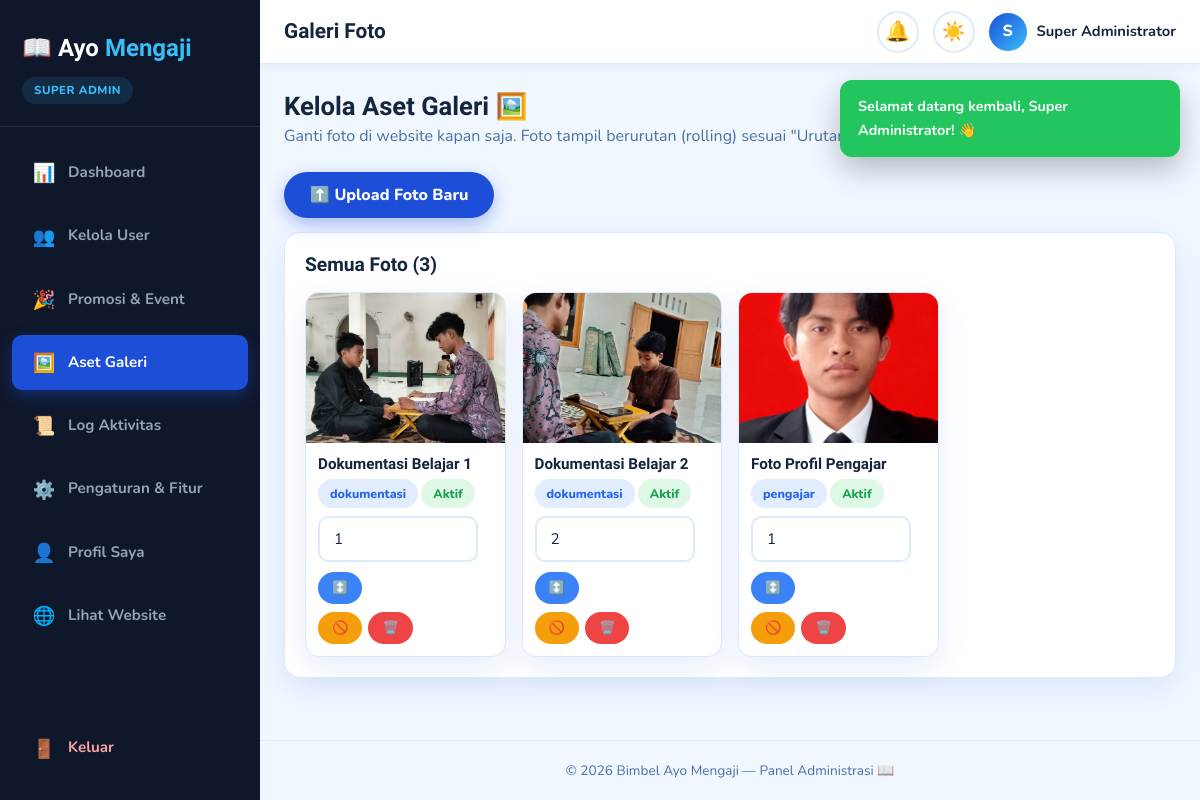
The page /manager/galeri.php (signed in) on the database its author committed.
### tables this page shows
CREATE TABLE `assets_galeri` (
    `id`            INT AUTO_INCREMENT PRIMARY KEY,
    `nama_file`     VARCHAR(255) NOT NULL,
    `path_file`     VARCHAR(255) NOT NULL,
    `kategori`      ENUM('hero','galeri','dokumentasi','pengajar') NOT NULL,
    `urutan_tampil` INT DEFAULT 0,
    `status_aktif`  BOOLEAN DEFAULT TRUE,
    `diupload_oleh` INT,
    `created_at`    TIMESTAMP DEFAULT CURRENT_TIMESTAMP,
    FOREIGN KEY (`diupload_oleh`) REFERENCES `users`(`id`) ON DELETE SET NULL
);

### includes/functions.php (called while the page is built, shortened)
<?php
require_once __DIR__ . '/db.php';
function baseUrl(): string {
    $script = str_replace('\\', '/', dirname($_SERVER['SCRIPT_NAME']));
    foreach (['/admin', '/manager', '/pengajar', '/client', '/includes'] as $sub) {
        if (str_ends_with($script, $sub)) {
            $script = substr($script, 0, -strlen($sub));
            break;
        }
    }
    return rtrim($script, '/') . '/';
}
function getSetting(string $key, string $default = ''): string {
    global $pdo;
    static $cache = null;
    if ($cache === null) {
        $cache = [];
        try {
            foreach ($pdo->query('SELECT nama_key, nilai FROM pengaturan') as $row) {
                $cache[$row['nama_key']] = $row['nilai'];
            }
        } catch (PDOException $e) { $cache = []; }
    }
    return $cache[$key] ?? $default;
}
function e(?string $v): string {
    return htmlspecialchars($v ?? '', ENT_QUOTES, 'UTF-8');
}
function rawurlencode_path(?string $path): string {
    $parts = array_map('rawurlencode', explode('/', $path));
    return implode('/', $parts);
}
function currentUser(): ?array {
    global $pdo;
    static $user = null;
    if ($user === null && !empty($_SESSION['user_id'])) {
        $stmt = $pdo->prepare('SELECT * FROM users WHERE id = ?');
        $stmt->execute([$_SESSION['user_id']]);
        $user = $stmt->fetch() ?: null;
    }
    return $user;
}

### manager/galeri.php (the view, shortened to what this page needs)
<?php
require_once __DIR__ . '/../includes/functions.php';
$items = $pdo->query("SELECT * FROM assets_galeri ORDER BY kategori, urutan_tampil ASC")->fetchAll();
$panelTitle = 'Galeri Foto';
$activeMenu = 'galeri';
require_once __DIR__ . '/../includes/admin_header.php';
?>
<div class="page-head">
    <h2>Kelola Aset Galeri 🖼️</h2>
    <p>Ganti foto di website kapan saja. Foto tampil berurutan (rolling) sesuai "Urutan".</p>
</div>
<div class="page-actions">
    <button class="btn btn-primary" data-modal-target="m-upload">⬆️ Upload Foto Baru</button>
</div>
<div class="panel">
    <h3 class="panel-title">Semua Foto (<?= count($items) ?>)</h3>
    <div class="galeri-admin-grid">
        <?php if ($items): foreach ($items as $g): ?>
            <div class="galeri-admin-item">
                <img src="<?= $base . rawurlencode_path($g['path_file']) ?>" alt="<?= e($g['nama_file']) ?>" onerror="this.src='<?= $base ?>assets/default-pengajar.png'">
                <div class="galeri-admin-body">
                    <h4><?= e($g['nama_file']) ?></h4>
                    <div class="galeri-admin-meta">
                        <span class="badge badge-info"><?= e($g['kategori']) ?></span>
                        <?= $g['status_aktif'] ? '<span class="badge badge-success">Aktif</span>' : '<span class="badge badge-muted">Nonaktif</span>' ?>
                    </div>
                    <form method="post" class="filter-bar" style="margin-bottom:8px">
                        <input type="number" name="urutan_tampil" class="form-input" value="<?= (int)$g['urutan_tampil'] ?>" style="width:80px" title="Urutan tampil">
                        <button class="btn btn-info btn-sm">↕️</button>
                    </form>
                    <div class="action-group">
                        <form method="post"><button class="btn <?= $g['status_aktif']?'btn-warning':'btn-success' ?> btn-sm"><?= $g['status_aktif']?'🚫':'✅' ?></button></form>
                        <form method="post"><button class="btn btn-danger btn-sm" data-confirm="Hapus foto ini permanen?">🗑️</button></form>
                    </div>
                </div>
            </div>
        <?php endforeach; else: ?>
            <p style="color:var(--text-secondary)">Belum ada foto. Upload yang pertama! 🖼️</p>
        <?php endif; ?>
    </div>
</div>
<?php require_once __DIR__ . '/../includes/admin_footer.php'; ?>

### includes/admin_header.php (shortened to what this page needs)
<?php
require_once __DIR__ . '/functions.php';
$base       = baseUrl();
$role       = $_SESSION['role'] ?? '';
$namaUser   = $_SESSION['nama_lengkap'] ?? 'Pengguna';
$panelTitle = $panelTitle ?? 'Dashboard';
$activeMenu = $activeMenu ?? '';
$menus = [
    'super_admin' => [
        'dashboard' => ['Dashboard', '📊', 'admin/dashboard.php'],
        'users'     => ['Kelola User', '👥', 'admin/users.php'],
        'promosi'   => ['Promosi & Event', '🎉', 'admin/promosi.php'],
        'galeri'    => ['Aset Galeri', '🖼️', 'manager/galeri.php'],
        'log'       => ['Log Aktivitas', '📜', 'admin/log.php'],
        'settings'  => ['Pengaturan & Fitur', '⚙️', 'admin/settings.php'],
    ],
    'manager' => [
        'dashboard' => ['Dashboard', '📊', 'manager/dashboard.php'],
        'clients'   => ['Data Client', '🧑‍🤝‍🧑', 'manager/clients.php'],
        'entitas'   => ['Santri & Assign', '🧒', 'manager/entitas.php'],
        'pengajar'  => ['Kelola Pengajar', '👨‍🏫', 'manager/pengajar.php'],
        'galeri'    => ['Galeri Foto', '🖼️', 'manager/galeri.php'],
        'youtube'   => ['Link YouTube', '▶️', 'manager/youtube.php'],
        'tugas'     => ['Beri Tugas', '📋', 'manager/tugas.php'],
    ],
    'pengajar' => [
        'dashboard' => ['Dashboard', '📊', 'pengajar/dashboard.php'],
        'jadwal'    => ['Jadwal Mengajar', '🗓️', 'pengajar/jadwal.php'],
        'santri'    => ['Daftar Santri', '🧒', 'pengajar/santri.php'],
        'progress'  => ['Update Progress', '📈', 'pengajar/progress.php'],
    ],
    'client' => [
        'dashboard' => ['Dashboard', '📊', 'client/dashboard.php'],
        'daftar'    => ['Daftar Santri', '📝', 'client/daftar.php'],
        'status'    => ['Status & Monitoring', '🔎', 'client/status.php'],
    ],
];
$roleLabel = [
    'super_admin' => 'Super Admin', 'manager' => 'Manager',
    'pengajar' => 'Pengajar', 'client' => 'Client',
][$role] ?? 'User';
$myMenu = $menus[$role] ?? [];
?>
<!DOCTYPE html>
<html lang="id" data-theme="light">
<head>
    <link rel="stylesheet" href="<?= $base ?>css/global.css">
    <link rel="stylesheet" href="<?= $base ?>css/admin-dashboard.css">
</head>
<body class="admin-body">
<aside class="admin-sidebar" id="admin-sidebar">
    <div class="sidebar-brand">
        <a href="<?= $base ?>index.php" class="sidebar-logo">📖 Ayo <span>Mengaji</span></a>
        <span class="sidebar-role"><?= e($roleLabel) ?></span>
    </div>
    <nav class="sidebar-nav">
        <?php foreach ($myMenu as $key => $item): ?>
            <a href="<?= $base . $item[2] ?>" class="sidebar-link <?= $activeMenu===$key?'active':'' ?>">
                <span class="sidebar-icon"><?= $item[1] ?></span>
                <span class="sidebar-text"><?= e($item[0]) ?></span>
            </a>
        <?php endforeach; ?>
        <a href="<?= $base ?>profil.php" class="sidebar-link <?= $activeMenu==='profil'?'active':'' ?>">
            <span class="sidebar-icon">👤</span><span class="sidebar-text">Profil Saya</span>
        </a>
        <a href="<?= $base ?>index.php" class="sidebar-link">
            <span class="sidebar-icon">🌐</span><span class="sidebar-text">Lihat Website</span>
        </a>
        <a href="<?= $base ?>logout.php" class="sidebar-link sidebar-logout">
            <span class="sidebar-icon">🚪</span><span class="sidebar-text">Keluar</span>
        </a>
    </nav>
</aside>
<div class="admin-main">
    <header class="admin-topbar">
        <h1 class="topbar-title"><?= e($panelTitle) ?></h1>
        <div class="topbar-right">
            <a href="<?= $base ?>notifikasi.php" class="notif-bell" title="Notifikasi">
                🔔
            </a>
            <button class="theme-toggle" id="theme-toggle" aria-label="Ganti Tema">☀️</button>
            <?php
            $__me = currentUser();
            $__foto = $__me['foto_profil'] ?? '';
            $__hasFoto = $__foto && !str_contains($__foto, 'default-avatar');
            ?>
            <a href="<?= $base ?>profil.php" class="topbar-user" title="Profil Saya">
                <?php if ($__hasFoto): ?>
                    <img src="<?= $base . rawurlencode_path($__foto) ?>" class="user-avatar-img" alt="Foto profil"
                         onerror="this.outerHTML='<span class=\'user-avatar\'><?= strtoupper(substr($namaUser,0,1)) ?></span>'">
                <?php else: ?>
                    <span class="user-avatar"><?= strtoupper(substr($namaUser, 0, 1)) ?></span>
                <?php endif; ?>
                <span class="user-name"><?= e($namaUser) ?></span>
            </a>
        </div>
    </header>
    <main class="admin-content">

### includes/admin_footer.php (shortened to what this page needs)
    </main>
    <footer class="admin-footer">
        <p>&copy; 2026 <?= e(getSetting('nama_web', 'Bimbel Ayo Mengaji')) ?> — Panel Administrasi 📖</p>
    </footer>
</div>
</body>
</html>

### css/global.css (style rules this page uses)
:root { --deep-blue: #1D4ED8; --deep-blue-700: #1E40AF; --light-blue: #60A5FA; --sky: #38BDF8; --amber: #F59E0B; --bg-primary: #F0F7FF; --bg-secondary: #FFFFFF; --bg-tertiary: #E7F1FF; --text-primary: #14253D; --text-secondary: #4A6FA5; --accent-primary: var(--deep-blue); --accent-secondary: var(--sky); --card-bg: #FFFFFF; --card-border: #DCEBFB; --card-shadow: 0 10px 30px rgba(29, 78, 216, 0.10); --nav-bg: rgba(255, 255, 255, 0.92); --hero-bg: linear-gradient(160deg, #DCEBFF 0%, #C7E0FF 45%, #EAF4FF 100%); --footer-bg: #0F1F38; --footer-text: #C7DBF5; --emoji-opacity: 0.10; }
*, *::before, *::after { margin: 0; padding: 0; box-sizing: border-box; }
html { scroll-behavior: smooth; }
body { font-family: 'Nunito', sans-serif; background-color: var(--bg-primary); color: var(--text-primary); line-height: 1.7; overflow-x: hidden; position: relative; transition: background-color 0.4s ease, color 0.4s ease; }
a { text-decoration: none; color: inherit; }
img { max-width: 100%; height: auto; display: block; }
button { font-family: inherit; cursor: pointer; border: none; background: none; }
h1, h2, h3, h4 { font-family: 'Amiri', serif; font-weight: 700; line-height: 1.3; color: var(--text-primary); }
.btn { position: relative; display: inline-flex; align-items: center; justify-content: center; gap: 8px; padding: 12px 26px; border-radius: 50px; font-family: 'Nunito', sans-serif; font-weight: 800; font-size: 1rem; text-align: center; white-space: nowrap; overflow: hidden; transition: transform 0.35s cubic-bezier(.34,1.56,.64,1), box-shadow 0.3s ease, background 0.3s ease, color 0.3s ease; }
.btn::before { content: ""; position: absolute; top: 0; left: -150%; width: 60%; height: 100%; background: linear-gradient(120deg, transparent, rgba(255,255,255,0.55), transparent); transform: skewX(-20deg); transition: left 0.6s ease; pointer-events: none; }
.btn-primary { background: var(--accent-primary); color: #fff; box-shadow: 0 6px 18px rgba(29,78,216,0.35); }
.theme-toggle { width: 42px; height: 42px; border-radius: 50%; background: var(--bg-secondary); border: 2px solid var(--card-border); font-size: 1.2rem; display: flex; align-items: center; justify-content: center; transition: all 0.3s ease; }

### rows shown on the page
assets_galeri: path_file (picture), nama_file "Dokumentasi Belajar 1", kategori "dokumentasi", status_aktif "Aktif", urutan_tampil "1"
assets_galeri: path_file (picture), nama_file "Dokumentasi Belajar 2", kategori "dokumentasi", status_aktif "Aktif", urutan_tampil "2"
assets_galeri: path_file (picture), nama_file "Foto Profil Pengajar", kategori "pengajar", status_aktif "Aktif", urutan_tampil "1"

### other values the page prints
$roleLabel "SUPER ADMIN"
$item[1] "📊"
$item[0] "Dashboard"
$item[1] "👥"
$item[0] "Kelola User"
$item[1] "🎉"
$item[0] "Promosi & Event"
$item[1] "🖼️"
$item[0] "Aset Galeri"
$item[1] "📜"
$item[0] "Log Aktivitas"
$item[1] "⚙️"
$item[0] "Pengaturan & Fitur"
$panelTitle "Galeri Foto"
substr($namaUser, 0, 1) "S"
